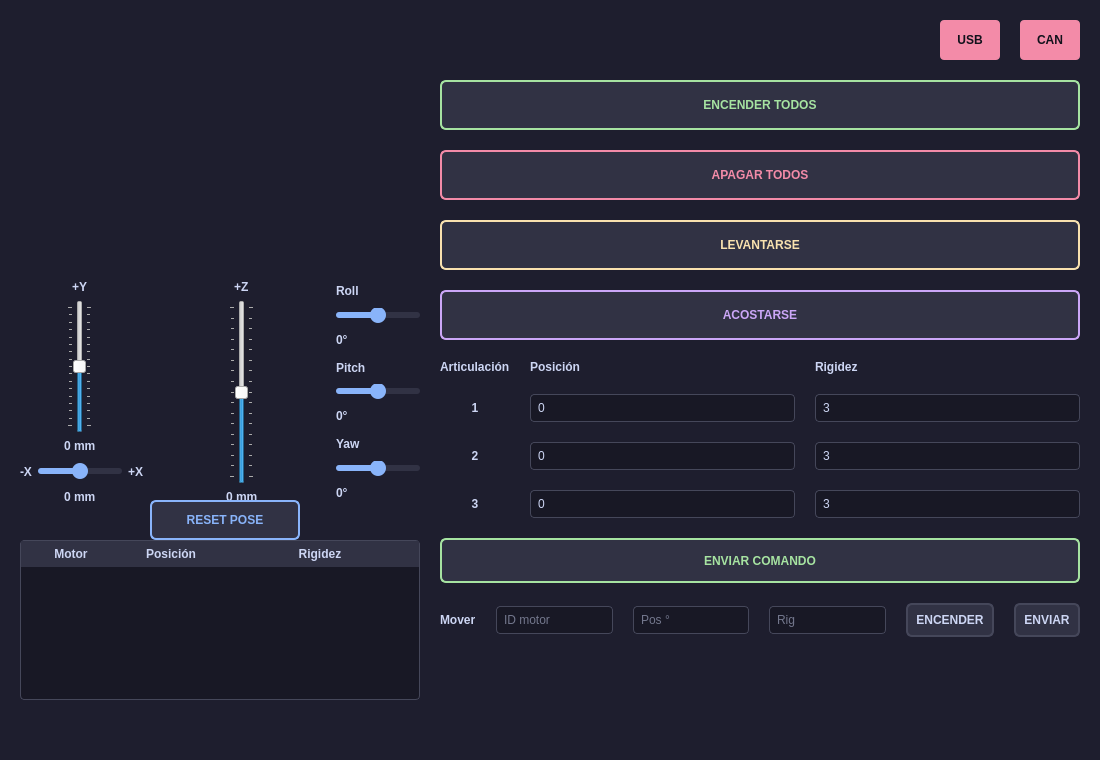
<?xml version="1.0" encoding="UTF-8"?>
<ui version="4.0">
 <class>MainWindow</class>
 <widget class="QMainWindow" name="MainWindow">
  <property name="geometry">
   <rect>
    <x>0</x>
    <y>0</y>
    <width>1100</width>
    <height>760</height>
   </rect>
  </property>
  <property name="windowTitle">
   <string>Tarantula Control Panel</string>
  </property>
  <property name="styleSheet">
   <string>
    QMainWindow { background-color: #1e1e2e; color: #cdd6f4; }
    QLabel { color: #cdd6f4; font-weight: bold; }
    QPushButton { background-color: #313244; color: #cdd6f4; border: 2px solid #45475a; border-radius: 6px; padding: 8px; font-weight: bold; }
    QPushButton:hover { background-color: #45475a; }
    QPushButton#btnStartAll { border-color: #a6e3a1; color: #a6e3a1; }
    QPushButton#btnStartAll:hover { background-color: #a6e3a1; color: #1e1e2e; }
    QPushButton#btnStopAll { border-color: #f38ba8; color: #f38ba8; }
    QPushButton#btnStopAll:hover { background-color: #f38ba8; color: #1e1e2e; }
    QPushButton#btnSendCommandGrid { border-color: #a6e3a1; color: #a6e3a1; }
    QPushButton#btnResetPose { border-color: #89b4fa; color: #89b4fa; }
    QLineEdit { background-color: #181825; color: #cdd6f4; border: 1px solid #45475a; border-radius: 4px; padding: 5px; }
    QTableWidget { background-color: #181825; color: #cdd6f4; gridline-color: #313244; border: 1px solid #45475a; border-radius: 4px; }
    QHeaderView::section { background-color: #313244; color: #cdd6f4; padding: 4px; font-weight: bold; border: none; }
    QSlider::groove:horizontal { background: #313244; height: 6px; border-radius: 3px; }
    QSlider::handle:horizontal { background: #89b4fa; width: 16px; height: 16px; border-radius: 8px; margin: -5px 0; }
    QSlider::sub-page:horizontal { background: #89b4fa; border-radius: 3px; }
   </string>
  </property>
  <widget class="QWidget" name="centralwidget">
   <layout class="QHBoxLayout" name="horizontalLayout_Main">
    <property name="spacing">
     <number>20</number>
    </property>
    <property name="leftMargin">
     <number>20</number>
    </property>
    <property name="topMargin">
     <number>20</number>
    </property>
    <property name="rightMargin">
     <number>20</number>
    </property>
    <property name="bottomMargin">
     <number>20</number>
    </property>
    <item>
     <layout class="QVBoxLayout" name="verticalLayout_Left">
      <item>
       <widget class="SpiderWidget" name="spiderWidget" native="true">
        <property name="minimumSize">
         <size>
          <width>400</width>
          <height>300</height>
         </size>
        </property>
        <widget class="QWidget" name="layoutWidget">
         <property name="geometry">
          <rect>
           <x>0</x>
           <y>260</y>
           <width>400</width>
           <height>224</height>
          </rect>
         </property>
         <layout class="QHBoxLayout" name="horizontalLayout_IK">
          <item>
           <layout class="QGridLayout" name="gridLayout_Cross">
            <item row="0" column="1" alignment="Qt::AlignmentFlag::AlignHCenter">
             <widget class="QLabel" name="label">
              <property name="text">
               <string>+Y</string>
              </property>
             </widget>
            </item>
            <item row="1" column="1" alignment="Qt::AlignmentFlag::AlignHCenter">
             <widget class="QSlider" name="sliderBodyY">
              <property name="minimum">
               <number>-80</number>
              </property>
              <property name="maximum">
               <number>80</number>
              </property>
              <property name="value">
               <number>0</number>
              </property>
              <property name="orientation">
               <enum>Qt::Orientation::Vertical</enum>
              </property>
              <property name="tickPosition">
               <enum>QSlider::TickPosition::TicksBothSides</enum>
              </property>
              <property name="tickInterval">
               <number>10</number>
              </property>
             </widget>
            </item>
            <item row="2" column="1" alignment="Qt::AlignmentFlag::AlignHCenter">
             <widget class="QLabel" name="lblBodyY">
              <property name="text">
               <string>0 mm</string>
              </property>
             </widget>
            </item>
            <item row="3" column="0" alignment="Qt::AlignmentFlag::AlignRight">
             <widget class="QLabel" name="label">
              <property name="text">
               <string>-X</string>
              </property>
             </widget>
            </item>
            <item row="3" column="1">
             <widget class="QSlider" name="sliderBodyX">
              <property name="minimum">
               <number>-80</number>
              </property>
              <property name="maximum">
               <number>80</number>
              </property>
              <property name="value">
               <number>0</number>
              </property>
              <property name="orientation">
               <enum>Qt::Orientation::Horizontal</enum>
              </property>
              <property name="tickPosition">
               <enum>QSlider::TickPosition::TicksBothSides</enum>
              </property>
              <property name="tickInterval">
               <number>10</number>
              </property>
             </widget>
            </item>
            <item row="3" column="2" alignment="Qt::AlignmentFlag::AlignLeft">
             <widget class="QLabel" name="label">
              <property name="text">
               <string>+X </string>
              </property>
             </widget>
            </item>
            <item row="4" column="1" alignment="Qt::AlignmentFlag::AlignHCenter">
             <widget class="QLabel" name="lblBodyX">
              <property name="text">
               <string>0 mm</string>
              </property>
             </widget>
            </item>
           </layout>
          </item>
          <item>
           <spacer>
            <property name="orientation">
             <enum>Qt::Orientation::Horizontal</enum>
            </property>
            <property name="sizeHint" stdset="0">
             <size>
              <width>0</width>
              <height>0</height>
             </size>
            </property>
           </spacer>
          </item>
          <item>
           <layout class="QVBoxLayout" name="verticalLayout_Z">
            <item alignment="Qt::AlignmentFlag::AlignHCenter">
             <widget class="QLabel" name="label">
              <property name="text">
               <string>+Z</string>
              </property>
             </widget>
            </item>
            <item alignment="Qt::AlignmentFlag::AlignHCenter">
             <widget class="QSlider" name="sliderBodyZ">
              <property name="minimum">
               <number>-80</number>
              </property>
              <property name="maximum">
               <number>80</number>
              </property>
              <property name="value">
               <number>0</number>
              </property>
              <property name="orientation">
               <enum>Qt::Orientation::Vertical</enum>
              </property>
              <property name="tickPosition">
               <enum>QSlider::TickPosition::TicksBothSides</enum>
              </property>
              <property name="tickInterval">
               <number>10</number>
              </property>
             </widget>
            </item>
            <item alignment="Qt::AlignmentFlag::AlignHCenter">
             <widget class="QLabel" name="lblBodyZ">
              <property name="text">
               <string>0 mm</string>
              </property>
             </widget>
            </item>
           </layout>
          </item>
          <item>
           <spacer>
            <property name="orientation">
             <enum>Qt::Orientation::Horizontal</enum>
            </property>
            <property name="sizeHint" stdset="0">
             <size>
              <width>0</width>
              <height>0</height>
             </size>
            </property>
           </spacer>
          </item>
          <item>
           <layout class="QVBoxLayout" name="verticalLayout_RP">
            <item>
             <widget class="QLabel" name="label">
              <property name="text">
               <string>Roll</string>
              </property>
             </widget>
            </item>
            <item>
             <widget class="QSlider" name="sliderBodyRoll">
              <property name="minimum">
               <number>-25</number>
              </property>
              <property name="maximum">
               <number>25</number>
              </property>
              <property name="value">
               <number>0</number>
              </property>
              <property name="orientation">
               <enum>Qt::Orientation::Horizontal</enum>
              </property>
             </widget>
            </item>
            <item>
             <widget class="QLabel" name="lblBodyRoll">
              <property name="text">
               <string>0°</string>
              </property>
             </widget>
            </item>
            <item>
             <widget class="QLabel" name="label">
              <property name="text">
               <string>Pitch</string>
              </property>
             </widget>
            </item>
            <item>
             <widget class="QSlider" name="sliderBodyPitch">
              <property name="minimum">
               <number>-25</number>
              </property>
              <property name="maximum">
               <number>25</number>
              </property>
              <property name="value">
               <number>0</number>
              </property>
              <property name="orientation">
               <enum>Qt::Orientation::Horizontal</enum>
              </property>
             </widget>
            </item>
            <item>
             <widget class="QLabel" name="lblBodyPitch">
              <property name="text">
               <string>0°</string>
              </property>
             </widget>
            </item>
            <item>
             <widget class="QLabel" name="label">
              <property name="text">
               <string>Yaw</string>
              </property>
             </widget>
            </item>
            <item>
             <widget class="QSlider" name="sliderBodyYaw">
              <property name="minimum">
               <number>-25</number>
              </property>
              <property name="maximum">
               <number>25</number>
              </property>
              <property name="value">
               <number>0</number>
              </property>
              <property name="orientation">
               <enum>Qt::Orientation::Horizontal</enum>
              </property>
             </widget>
            </item>
            <item>
             <widget class="QLabel" name="lblBodyYaw">
              <property name="text">
               <string>0°</string>
              </property>
             </widget>
            </item>
           </layout>
          </item>
         </layout>
        </widget>
        <widget class="QPushButton" name="btnResetPose">
         <property name="geometry">
          <rect>
           <x>130</x>
           <y>480</y>
           <width>150</width>
           <height>40</height>
          </rect>
         </property>
         <property name="text">
          <string>RESET POSE</string>
         </property>
        </widget>
        <widget class="QTableWidget" name="tableMotors">
         <property name="geometry">
          <rect>
           <x>0</x>
           <y>520</y>
           <width>400</width>
           <height>160</height>
          </rect>
         </property>
         <property name="verticalScrollBarPolicy">
          <enum>Qt::ScrollBarPolicy::ScrollBarAlwaysOff</enum>
         </property>
         <property name="horizontalScrollBarPolicy">
          <enum>Qt::ScrollBarPolicy::ScrollBarAlwaysOff</enum>
         </property>
         <property name="editTriggers">
          <set>QAbstractItemView::EditTrigger::NoEditTriggers</set>
         </property>
         <property name="selectionMode">
          <enum>QAbstractItemView::SelectionMode::NoSelection</enum>
         </property>
         <attribute name="horizontalHeaderStretchLastSection">
          <bool>true</bool>
         </attribute>
         <attribute name="verticalHeaderVisible">
          <bool>false</bool>
         </attribute>
         <column>
          <property name="text">
           <string>Motor</string>
          </property>
         </column>
         <column>
          <property name="text">
           <string>Posición</string>
          </property>
         </column>
         <column>
          <property name="text">
           <string>Rigidez</string>
          </property>
         </column>
        </widget>
       </widget>
      </item>
     </layout>
    </item>
    <item>
     <layout class="QVBoxLayout" name="verticalLayout_Right">
      <item>
       <layout class="QHBoxLayout" name="horizontalLayout_Status">
        <item>
         <spacer name="spacerStatus">
          <property name="orientation">
           <enum>Qt::Orientation::Horizontal</enum>
          </property>
          <property name="sizeHint" stdset="0">
           <size>
            <width>0</width>
            <height>0</height>
           </size>
          </property>
         </spacer>
        </item>
        <item>
         <widget class="QLabel" name="lblUsbStatus">
          <property name="minimumSize">
           <size>
            <width>60</width>
            <height>40</height>
           </size>
          </property>
          <property name="styleSheet">
           <string>background-color: #f38ba8; color: #11111b; border-radius: 4px;</string>
          </property>
          <property name="text">
           <string>USB</string>
          </property>
          <property name="alignment">
           <set>Qt::AlignmentFlag::AlignCenter</set>
          </property>
         </widget>
        </item>
        <item>
         <widget class="QLabel" name="lblCanStatus">
          <property name="minimumSize">
           <size>
            <width>60</width>
            <height>40</height>
           </size>
          </property>
          <property name="styleSheet">
           <string>background-color: #f38ba8; color: #11111b; border-radius: 4px;</string>
          </property>
          <property name="text">
           <string>CAN</string>
          </property>
          <property name="alignment">
           <set>Qt::AlignmentFlag::AlignCenter</set>
          </property>
         </widget>
        </item>
       </layout>
      </item>
      <item>
       <widget class="QPushButton" name="btnStartAll">
        <property name="minimumSize">
         <size>
          <width>0</width>
          <height>50</height>
         </size>
        </property>
        <property name="text">
         <string>ENCENDER TODOS</string>
        </property>
       </widget>
      </item>
      <item>
       <widget class="QPushButton" name="btnStopAll">
        <property name="minimumSize">
         <size>
          <width>0</width>
          <height>50</height>
         </size>
        </property>
        <property name="text">
         <string>APAGAR TODOS</string>
        </property>
       </widget>
      </item>
      <item>
       <widget class="QPushButton" name="btnStandUp">
        <property name="minimumSize">
         <size>
          <width>0</width>
          <height>50</height>
         </size>
        </property>
        <property name="styleSheet">
         <string>QPushButton { background-color: #313244; color: #f9e2af; border: 2px solid #f9e2af; border-radius: 6px; padding: 8px; font-weight: bold; } QPushButton:hover { background-color: #f9e2af; color: #1e1e2e; }</string>
        </property>
        <property name="text">
         <string>LEVANTARSE</string>
        </property>
       </widget>
      </item>
      <item>
       <widget class="QPushButton" name="btnSitDown">
        <property name="minimumSize">
         <size>
          <width>0</width>
          <height>50</height>
         </size>
        </property>
        <property name="styleSheet">
         <string>QPushButton { background-color: #313244; color: #cba6f7; border: 2px solid #cba6f7; border-radius: 6px; padding: 8px; font-weight: bold; } QPushButton:hover { background-color: #cba6f7; color: #1e1e2e; }</string>
        </property>
        <property name="text">
         <string>ACOSTARSE</string>
        </property>
       </widget>
      </item>
      <item>
       <layout class="QGridLayout" name="gridLayout_Artic">
        <item row="0" column="0">
         <widget class="QLabel" name="label">
          <property name="text">
           <string>Articulación</string>
          </property>
         </widget>
        </item>
        <item row="0" column="1">
         <widget class="QLabel" name="label">
          <property name="text">
           <string>Posición </string>
          </property>
         </widget>
        </item>
        <item row="0" column="2">
         <widget class="QLabel" name="label">
          <property name="text">
           <string>Rigidez</string>
          </property>
         </widget>
        </item>
        <item row="1" column="0">
         <widget class="QLabel" name="label">
          <property name="text">
           <string>1</string>
          </property>
          <property name="alignment">
           <set>Qt::AlignmentFlag::AlignCenter</set>
          </property>
         </widget>
        </item>
        <item row="1" column="1">
         <widget class="QLineEdit" name="txtPos1">
          <property name="text">
           <string>0</string>
          </property>
         </widget>
        </item>
        <item row="1" column="2">
         <widget class="QLineEdit" name="txtRig1">
          <property name="text">
           <string>3</string>
          </property>
         </widget>
        </item>
        <item row="2" column="0">
         <widget class="QLabel" name="label">
          <property name="text">
           <string>2</string>
          </property>
          <property name="alignment">
           <set>Qt::AlignmentFlag::AlignCenter</set>
          </property>
         </widget>
        </item>
        <item row="2" column="1">
         <widget class="QLineEdit" name="txtPos2">
          <property name="text">
           <string>0</string>
          </property>
         </widget>
        </item>
        <item row="2" column="2">
         <widget class="QLineEdit" name="txtRig2">
          <property name="text">
           <string>3</string>
          </property>
         </widget>
        </item>
        <item row="3" column="0">
         <widget class="QLabel" name="label">
          <property name="text">
           <string>3</string>
          </property>
          <property name="alignment">
           <set>Qt::AlignmentFlag::AlignCenter</set>
          </property>
         </widget>
        </item>
        <item row="3" column="1">
         <widget class="QLineEdit" name="txtPos3">
          <property name="text">
           <string>0</string>
          </property>
         </widget>
        </item>
        <item row="3" column="2">
         <widget class="QLineEdit" name="txtRig3">
          <property name="text">
           <string>3</string>
          </property>
         </widget>
        </item>
       </layout>
      </item>
      <item>
       <widget class="QPushButton" name="btnSendCommandGrid">
        <property name="minimumSize">
         <size>
          <width>0</width>
          <height>45</height>
         </size>
        </property>
        <property name="text">
         <string>ENVIAR COMANDO</string>
        </property>
       </widget>
      </item>
      <item>
       <layout class="QHBoxLayout" name="horizontalLayout_Individual">
        <item>
         <widget class="QLabel" name="label">
          <property name="text">
           <string>Mover</string>
          </property>
         </widget>
        </item>
        <item>
         <widget class="QLineEdit" name="txtMoverID">
          <property name="placeholderText">
           <string>ID motor</string>
          </property>
         </widget>
        </item>
        <item>
         <widget class="QLineEdit" name="txtMoverPos">
          <property name="placeholderText">
           <string>Pos °</string>
          </property>
         </widget>
        </item>
        <item>
         <widget class="QLineEdit" name="txtMoverRigidez">
          <property name="placeholderText">
           <string>Rig</string>
          </property>
         </widget>
        </item>
        <item>
         <widget class="QPushButton" name="btnEnableIndividual">
          <property name="text">
           <string>ENCENDER</string>
          </property>
         </widget>
        </item>
        <item>
         <widget class="QPushButton" name="btnSendIndividual">
          <property name="text">
           <string>ENVIAR</string>
          </property>
         </widget>
        </item>
       </layout>
      </item>
      <item>
       <spacer name="verticalSpacer_Right">
        <property name="orientation">
         <enum>Qt::Orientation::Vertical</enum>
        </property>
        <property name="sizeHint" stdset="0">
         <size>
          <width>0</width>
          <height>0</height>
         </size>
        </property>
       </spacer>
      </item>
     </layout>
    </item>
   </layout>
  </widget>
 </widget>
 <customwidgets>
  <customwidget>
   <class>SpiderWidget</class>
   <extends>QWidget</extends>
   <header>SpiderWidget.h</header>
   <container>1</container>
  </customwidget>
 </customwidgets>
 <resources/>
 <connections/>
</ui>
